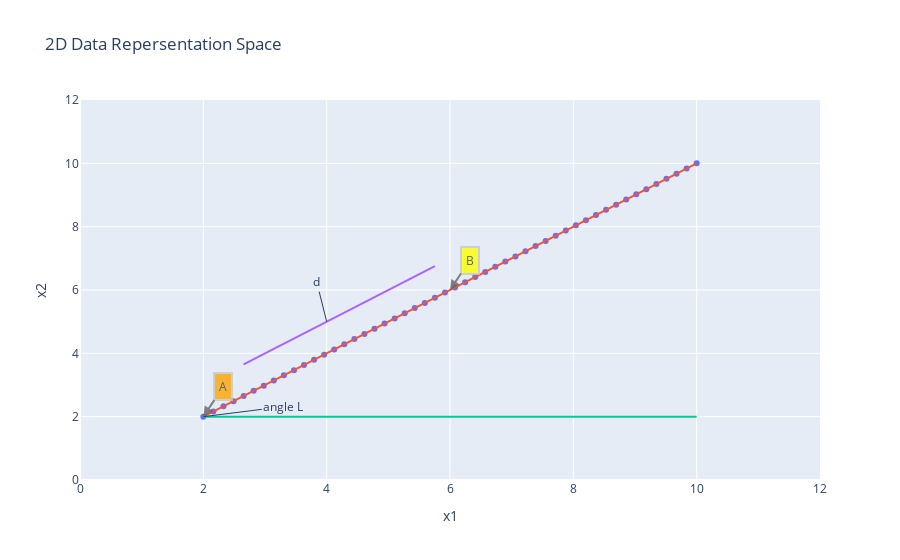
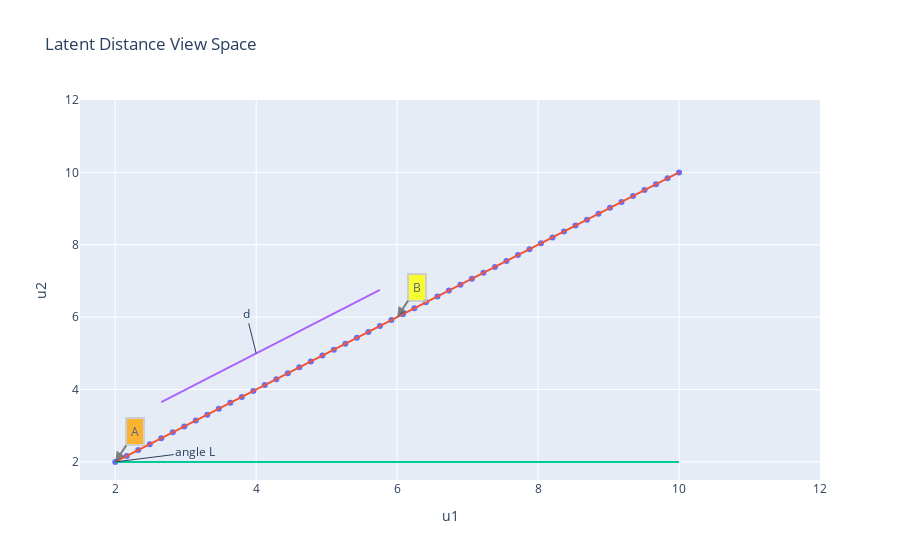

Notebook code for these charts, in order:
### Code cell
random_y3=[2 for i in range(100)]
random_y4=random_y2+1
trace4 = go.Scatter(x = random_x[4:24], y = random_y4[4:300], mode="lines")
trace3 = go.Scatter(x = random_x, y = random_y3, mode="lines")
trace1 = go.Scatter(x = random_x, y = random_y1, mode="markers")
trace2 = go.Scatter(x = random_x, y = random_y2, mode="lines")
layout = go.Layout(xaxis=dict(title="x1", range=(0,12)), yaxis=dict(title="x2", range=(0,12)), height=400,
                   annotations=[dict(x=2, y=2, xref='x', yref='y', text='A', showarrow=True, align='center', arrowhead=2, arrowsize=1, arrowwidth=2, 
                                     arrowcolor='#636363', ax=20, ay=-30, bordercolor='#c7c7c7', borderwidth=2, borderpad=4, bgcolor='orange', opacity=0.8), 
                                dict(x=6, y=6, xref='x', yref='y', text='B', showarrow=True, align='center', arrowhead=2, arrowsize=1, arrowwidth=2, arrowcolor='#636363',
                                     ax=20, ay=-30, bordercolor='#c7c7c7', borderwidth=2, borderpad=4, bgcolor='yellow', opacity=0.8), dict(
                                     x=4, y=5, xref='x', yref='y',text='d', ay=-40), 
                                dict(x=2, y=2, xref='x', yref='y', text='angle L', ax=80, ay=-10)], title="2D Data Repersentation Space", showlegend=False)
data = [trace1, trace2, trace3, trace4]
figure = go.Figure(data = data, layout = layout)
iplot(figure)



#################

random_y3 = [2 for i in range(100)]
random_y4 = random_y2 + 1
trace4 = go.Scatter(x = random_x[4:24], y = random_y4[4:300], mode="lines")
trace3 = go.Scatter(x = random_x, y = random_y3, mode="lines")
trace1 = go.Scatter(x = random_x, y = random_y1, mode="markers")
trace2 = go.Scatter(x = random_x, y = random_y2, mode="lines")
layout = go.Layout(xaxis=dict(title="u1", range=(1.5,12)), yaxis=dict(title="u2", range=(1.5,12)), height=400,
                   annotations=[dict(x=2, y=2, xref='x', yref='y', text='A', showarrow=True, align='center', arrowhead=2, arrowsize=1, arrowwidth=2, 
                                     arrowcolor='#636363', ax=20, ay=-30, bordercolor='#c7c7c7', borderwidth=2, borderpad=4, bgcolor='orange', opacity=0.8), 
                                dict(x=6, y=6, xref='x', yref='y', text='B', showarrow=True, align='center', arrowhead=2, arrowsize=1, arrowwidth=2, arrowcolor='#636363',
                                     ax=20, ay=-30, bordercolor='#c7c7c7', borderwidth=2, borderpad=4, bgcolor='yellow', opacity=0.8), dict(
                                     x=4, y=5, xref='x', yref='y',text='d', ay=-40), 
                                dict(x=2, y=2, xref='x', yref='y', text='angle L', ax=80, ay=-10)], title="Latent Distance View Space", showlegend=False)
data = [trace1, trace2, trace3, trace4]
figure = go.Figure(data = data, layout = layout)
iplot(figure)

### Figure 1 — Plotly figure (JSON) as saved in the notebook; plotly's stock layout.template omitted (floating-point values rounded to 4 significant figures)
{"data": [{"mode": "markers", "type": "scatter", "x": [2, 2.163, 2.327, 2.49, 2.653, 2.816, 2.98, 3.143, 3.306, 3.469, 3.633, 3.796, 3.959, 4.122, 4.286, 4.449, 4.612, 4.776, 4.939, 5.102, 5.265, 5.429, 5.592, 5.755, 5.918, 6.082, 6.245, 6.408, 6.571, 6.735, 6.898, 7.061, 7.224, 7.388, 7.551, 7.714, 7.878, 8.041, 8.204, 8.367, 8.531, 8.694, 8.857, 9.02, 9.184, 9.347, 9.51, 9.673, 9.837, 10], "y": [2, 2.163, 2.327, 2.49, 2.653, 2.816, 2.98, 3.143, 3.306, 3.469, 3.633, 3.796, 3.959, 4.122, 4.286, 4.449, 4.612, 4.776, 4.939, 5.102, 5.265, 5.429, 5.592, 5.755, 5.918, 6.082, 6.245, 6.408, 6.571, 6.735, 6.898, 7.061, 7.224, 7.388, 7.551, 7.714, 7.878, 8.041, 8.204, 8.367, 8.531, 8.694, 8.857, 9.02, 9.184, 9.347, 9.51, 9.673, 9.837, 10]}, {"mode": "lines", "type": "scatter", "x": [2, 2.163, 2.327, 2.49, 2.653, 2.816, 2.98, 3.143, 3.306, 3.469, 3.633, 3.796, 3.959, 4.122, 4.286, 4.449, 4.612, 4.776, 4.939, 5.102, 5.265, 5.429, 5.592, 5.755, 5.918, 6.082, 6.245, 6.408, 6.571, 6.735, 6.898, 7.061, 7.224, 7.388, 7.551, 7.714, 7.878, 8.041, 8.204, 8.367, 8.531, 8.694, 8.857, 9.02, 9.184, 9.347, 9.51, 9.673, 9.837, 10], "y": [2, 2.163, 2.327, 2.49, 2.653, 2.816, 2.98, 3.143, 3.306, 3.469, 3.633, 3.796, 3.959, 4.122, 4.286, 4.449, 4.612, 4.776, 4.939, 5.102, 5.265, 5.429, 5.592, 5.755, 5.918, 6.082, 6.245, 6.408, 6.571, 6.735, 6.898, 7.061, 7.224, 7.388, 7.551, 7.714, 7.878, 8.041, 8.204, 8.367, 8.531, 8.694, 8.857, 9.02, 9.184, 9.347, 9.51, 9.673, 9.837, 10]}, {"mode": "lines", "type": "scatter", "x": [2, 2.163, 2.327, 2.49, 2.653, 2.816, 2.98, 3.143, 3.306, 3.469, 3.633, 3.796, 3.959, 4.122, 4.286, 4.449, 4.612, 4.776, 4.939, 5.102, 5.265, 5.429, 5.592, 5.755, 5.918, 6.082, 6.245, 6.408, 6.571, 6.735, 6.898, 7.061, 7.224, 7.388, 7.551, 7.714, 7.878, 8.041, 8.204, 8.367, 8.531, 8.694, 8.857, 9.02, 9.184, 9.347, 9.51, 9.673, 9.837, 10], "y": [2, 2, 2, 2, 2, 2, 2, 2, 2, 2, 2, 2, 2, 2, 2, 2, 2, 2, 2, 2, 2, 2, 2, 2, 2, 2, 2, 2, 2, 2, 2, 2, 2, 2, 2, 2, 2, 2, 2, 2, 2, 2, 2, 2, 2, 2, 2, 2, 2, 2, 2, 2, 2, 2, 2, 2, 2, 2, 2, 2, 2, 2, 2, 2, 2, 2, 2, 2, 2, 2, 2, 2, 2, 2, 2, 2, 2, 2, 2, 2, 2, 2, 2, 2, 2, 2, 2, 2, 2, 2, 2, 2, 2, 2, 2, 2, 2, 2, 2, 2]}, {"mode": "lines", "type": "scatter", "x": [2.653, 2.816, 2.98, 3.143, 3.306, 3.469, 3.633, 3.796, 3.959, 4.122, 4.286, 4.449, 4.612, 4.776, 4.939, 5.102, 5.265, 5.429, 5.592, 5.755], "y": [3.653, 3.816, 3.98, 4.143, 4.306, 4.469, 4.633, 4.796, 4.959, 5.122, 5.286, 5.449, 5.612, 5.776, 5.939, 6.102, 6.265, 6.429, 6.592, 6.755, 6.918, 7.082, 7.245, 7.408, 7.571, 7.735, 7.898, 8.061, 8.224, 8.388, 8.551, 8.714, 8.878, 9.041, 9.204, 9.367, 9.531, 9.694, 9.857, 10.02, 10.18, 10.35, 10.51, 10.67, 10.84, 11]}], "layout": {"annotations": [{"align": "center", "arrowcolor": "#636363", "arrowhead": 2, "arrowsize": 1, "arrowwidth": 2, "ax": 20, "ay": -30, "bgcolor": "orange", "bordercolor": "#c7c7c7", "borderpad": 4, "borderwidth": 2, "opacity": 0.8, "showarrow": true, "text": "A", "x": 2, "xref": "x", "y": 2, "yref": "y"}, {"align": "center", "arrowcolor": "#636363", "arrowhead": 2, "arrowsize": 1, "arrowwidth": 2, "ax": 20, "ay": -30, "bgcolor": "yellow", "bordercolor": "#c7c7c7", "borderpad": 4, "borderwidth": 2, "opacity": 0.8, "showarrow": true, "text": "B", "x": 6, "xref": "x", "y": 6, "yref": "y"}, {"ay": -40, "text": "d", "x": 4, "xref": "x", "y": 5, "yref": "y", "ax": -10}, {"ax": 80, "ay": -10, "text": "angle L", "x": 2, "xref": "x", "y": 2, "yref": "y"}], "showlegend": false, "title": {"text": "2D Data Repersentation Space"}, "xaxis": {"range": [0, 12], "title": {"text": "x1"}, "type": "linear"}, "yaxis": {"range": [0, 12], "title": {"text": "x2"}, "type": "linear"}, "autosize": true}}

### Figure 2 — Plotly figure (JSON) as saved in the notebook; plotly's stock layout.template omitted (floating-point values rounded to 4 significant figures)
{"data": [{"mode": "markers", "type": "scatter", "x": [2, 2.163, 2.327, 2.49, 2.653, 2.816, 2.98, 3.143, 3.306, 3.469, 3.633, 3.796, 3.959, 4.122, 4.286, 4.449, 4.612, 4.776, 4.939, 5.102, 5.265, 5.429, 5.592, 5.755, 5.918, 6.082, 6.245, 6.408, 6.571, 6.735, 6.898, 7.061, 7.224, 7.388, 7.551, 7.714, 7.878, 8.041, 8.204, 8.367, 8.531, 8.694, 8.857, 9.02, 9.184, 9.347, 9.51, 9.673, 9.837, 10], "y": [2, 2.163, 2.327, 2.49, 2.653, 2.816, 2.98, 3.143, 3.306, 3.469, 3.633, 3.796, 3.959, 4.122, 4.286, 4.449, 4.612, 4.776, 4.939, 5.102, 5.265, 5.429, 5.592, 5.755, 5.918, 6.082, 6.245, 6.408, 6.571, 6.735, 6.898, 7.061, 7.224, 7.388, 7.551, 7.714, 7.878, 8.041, 8.204, 8.367, 8.531, 8.694, 8.857, 9.02, 9.184, 9.347, 9.51, 9.673, 9.837, 10]}, {"mode": "lines", "type": "scatter", "x": [2, 2.163, 2.327, 2.49, 2.653, 2.816, 2.98, 3.143, 3.306, 3.469, 3.633, 3.796, 3.959, 4.122, 4.286, 4.449, 4.612, 4.776, 4.939, 5.102, 5.265, 5.429, 5.592, 5.755, 5.918, 6.082, 6.245, 6.408, 6.571, 6.735, 6.898, 7.061, 7.224, 7.388, 7.551, 7.714, 7.878, 8.041, 8.204, 8.367, 8.531, 8.694, 8.857, 9.02, 9.184, 9.347, 9.51, 9.673, 9.837, 10], "y": [2, 2.163, 2.327, 2.49, 2.653, 2.816, 2.98, 3.143, 3.306, 3.469, 3.633, 3.796, 3.959, 4.122, 4.286, 4.449, 4.612, 4.776, 4.939, 5.102, 5.265, 5.429, 5.592, 5.755, 5.918, 6.082, 6.245, 6.408, 6.571, 6.735, 6.898, 7.061, 7.224, 7.388, 7.551, 7.714, 7.878, 8.041, 8.204, 8.367, 8.531, 8.694, 8.857, 9.02, 9.184, 9.347, 9.51, 9.673, 9.837, 10]}, {"mode": "lines", "type": "scatter", "x": [2, 2.163, 2.327, 2.49, 2.653, 2.816, 2.98, 3.143, 3.306, 3.469, 3.633, 3.796, 3.959, 4.122, 4.286, 4.449, 4.612, 4.776, 4.939, 5.102, 5.265, 5.429, 5.592, 5.755, 5.918, 6.082, 6.245, 6.408, 6.571, 6.735, 6.898, 7.061, 7.224, 7.388, 7.551, 7.714, 7.878, 8.041, 8.204, 8.367, 8.531, 8.694, 8.857, 9.02, 9.184, 9.347, 9.51, 9.673, 9.837, 10], "y": [2, 2, 2, 2, 2, 2, 2, 2, 2, 2, 2, 2, 2, 2, 2, 2, 2, 2, 2, 2, 2, 2, 2, 2, 2, 2, 2, 2, 2, 2, 2, 2, 2, 2, 2, 2, 2, 2, 2, 2, 2, 2, 2, 2, 2, 2, 2, 2, 2, 2, 2, 2, 2, 2, 2, 2, 2, 2, 2, 2, 2, 2, 2, 2, 2, 2, 2, 2, 2, 2, 2, 2, 2, 2, 2, 2, 2, 2, 2, 2, 2, 2, 2, 2, 2, 2, 2, 2, 2, 2, 2, 2, 2, 2, 2, 2, 2, 2, 2, 2]}, {"mode": "lines", "type": "scatter", "x": [2.653, 2.816, 2.98, 3.143, 3.306, 3.469, 3.633, 3.796, 3.959, 4.122, 4.286, 4.449, 4.612, 4.776, 4.939, 5.102, 5.265, 5.429, 5.592, 5.755], "y": [3.653, 3.816, 3.98, 4.143, 4.306, 4.469, 4.633, 4.796, 4.959, 5.122, 5.286, 5.449, 5.612, 5.776, 5.939, 6.102, 6.265, 6.429, 6.592, 6.755, 6.918, 7.082, 7.245, 7.408, 7.571, 7.735, 7.898, 8.061, 8.224, 8.388, 8.551, 8.714, 8.878, 9.041, 9.204, 9.367, 9.531, 9.694, 9.857, 10.02, 10.18, 10.35, 10.51, 10.67, 10.84, 11]}], "layout": {"annotations": [{"align": "center", "arrowcolor": "#636363", "arrowhead": 2, "arrowsize": 1, "arrowwidth": 2, "ax": 20, "ay": -30, "bgcolor": "orange", "bordercolor": "#c7c7c7", "borderpad": 4, "borderwidth": 2, "opacity": 0.8, "showarrow": true, "text": "A", "x": 2, "xref": "x", "y": 2, "yref": "y"}, {"align": "center", "arrowcolor": "#636363", "arrowhead": 2, "arrowsize": 1, "arrowwidth": 2, "ax": 20, "ay": -30, "bgcolor": "yellow", "bordercolor": "#c7c7c7", "borderpad": 4, "borderwidth": 2, "opacity": 0.8, "showarrow": true, "text": "B", "x": 6, "xref": "x", "y": 6, "yref": "y"}, {"ay": -40, "text": "d", "x": 4, "xref": "x", "y": 5, "yref": "y", "ax": -10}, {"ax": 80, "ay": -10, "text": "angle L", "x": 2, "xref": "x", "y": 2, "yref": "y"}], "showlegend": false, "title": {"text": "Latent Distance View Space"}, "xaxis": {"range": [1.5, 12], "title": {"text": "u1"}, "type": "linear"}, "yaxis": {"range": [1.5, 12], "title": {"text": "u2"}, "type": "linear"}, "autosize": true}}
